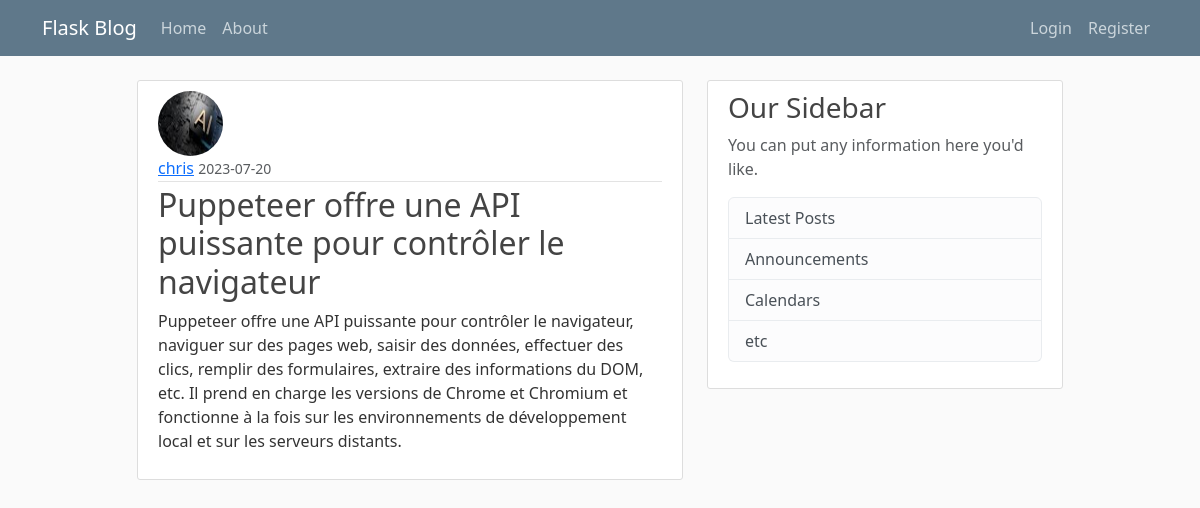
The page /post/5 on the database its author committed.
### apps/models.py (models this page shows, shortened)
class User(db.Model, UserMixin):
    id = db.Column(db.Integer, primary_key=True)
    name = db.Column(db.String(100), nullable=False)
    surname = db.Column(db.String(100), nullable=False)
    username = db.Column(db.String(100), nullable=False, unique=True)
    email = db.Column(db.String(100), nullable=False, unique=True)
    password = db.Column(db.String(100), nullable=False)
    image_file = db.Column(db.String(20), nullable=False, default='default.png')
    posts = db.relationship("Post", backref="author", lazy=True)

class Post(db.Model):
    id = db.Column(db.Integer, primary_key=True)
    title = db.Column(db.String(300), nullable=False)
    content = db.Column(db.Text, nullable=False)
    date_posted = db.Column(db.DateTime, nullable=False, default=datetime.utcnow())
    user_id = db.Column(db.Integer, db.ForeignKey("user.id"), nullable=False)

### apps/posts/routes.py (the view)
@posts.route("/post/<int:post_id>")
def post(post_id):
    post = Post.query.get_or_404(post_id)
    return render_template("post.html", title="Post details", post=post)

### apps/templates/post.html (shortened to what this page needs)
{% extends "template.html" %}
{% block content %}
  <article class="media content-section">
    <img class="rounded-circle article-img" src="{{ url_for('static', filename='profile_pics/' + post.author.image_file) }}">
    <div class="media-body">
      <div class="article-metadata">
        <a class="mr-2" href="{{ url_for('users.user_posts', username=post.author.username) }}">{{ post.author.username }}</a>
        <small class="text-muted">{{ post.date_posted.strftime('%Y-%m-%d') }}</small>
      </div>
      <h2>{{ post.title }}</h2>
      <p class="article-content">{{ post.content }}</p>
    </div>
  </article>
{% endblock content %}

### apps/static/style.css (style rules this page uses)
body { background: #fafafa; color: #333333; margin-top: 5rem; }
h1, h2, h3, h4, h5, h6 { color: #444444; }
.content-section { background: #ffffff; padding: 10px 20px; border: 1px solid #dddddd; border-radius: 3px; margin-bottom: 20px; }
.article-content { white-space: pre-line; }
.article-img { height: 65px; width: 65px; margin-right: 16px; }
.article-metadata { padding-bottom: 1px; margin-bottom: 4px; border-bottom: 1px solid #e3e3e3 }

### rows shown on the page
User: image_file (picture), author.username "chris"
Post: date_posted "2023-07-20", title "Puppeteer offre une API puissante pour contrôler le navigateur", content "Puppeteer offre une API puissante pour contrôler le navigateur, naviguer sur des pages web, saisir des données, effectuer des clics, remplir des formulaires, extraire des informations du DOM, etc. Il prend en charge les versions de Chrome et Chromium et fonctionne à la fois sur les environnements de développement local et sur les serveurs distants."
